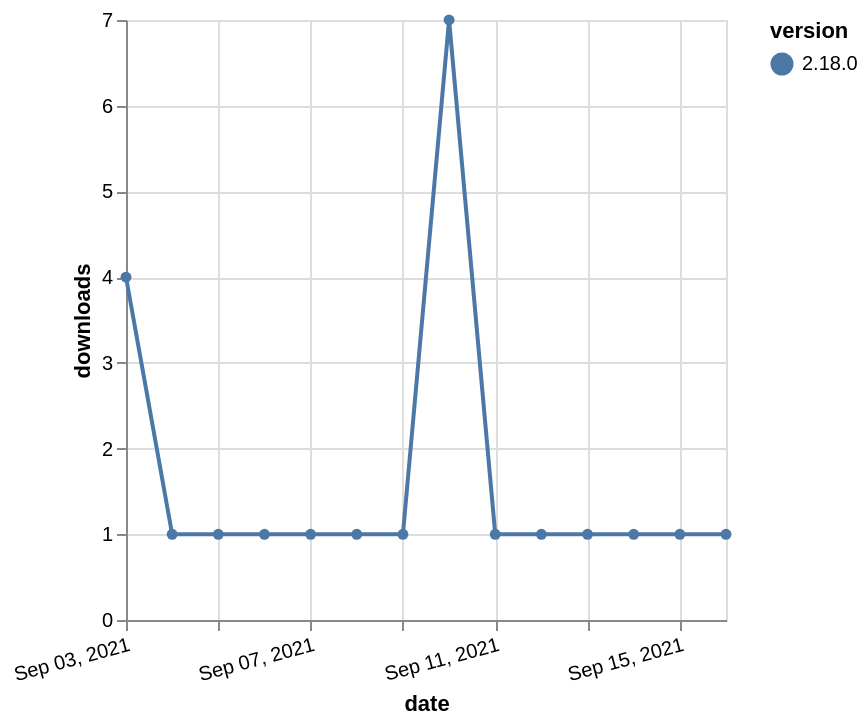

Source (Vega-Lite JSON):
### Vega-Lite specification from a JSON file in a GitHub repository (floating-point values rounded to 4 significant figures)
{"$schema": "https://vega.github.io/schema/vega-lite/v5.json", "description": "A simple bar chart with embedded data.", "data": {"values": [{"date": "2021-09-03", "total": 503, "delta": 4, "version": "2.18.0"}, {"date": "2021-09-04", "total": 504, "delta": 1, "version": "2.18.0"}, {"date": "2021-09-05", "total": 505, "delta": 1, "version": "2.18.0"}, {"date": "2021-09-06", "total": 506, "delta": 1, "version": "2.18.0"}, {"date": "2021-09-07", "total": 507, "delta": 1, "version": "2.18.0"}, {"date": "2021-09-08", "total": 508, "delta": 1, "version": "2.18.0"}, {"date": "2021-09-09", "total": 509, "delta": 1, "version": "2.18.0"}, {"date": "2021-09-10", "total": 516, "delta": 7, "version": "2.18.0"}, {"date": "2021-09-11", "total": 517, "delta": 1, "version": "2.18.0"}, {"date": "2021-09-12", "total": 518, "delta": 1, "version": "2.18.0"}, {"date": "2021-09-13", "total": 519, "delta": 1, "version": "2.18.0"}, {"date": "2021-09-14", "total": 520, "delta": 1, "version": "2.18.0"}, {"date": "2021-09-15", "total": 521, "delta": 1, "version": "2.18.0"}, {"date": "2021-09-16", "total": 522, "delta": 1, "version": "2.18.0"}]}, "width": "container", "mark": {"type": "line", "point": {"filled": true}}, "encoding": {"x": {"field": "date", "type": "temporal", "timeUnit": "yearmonthdate", "title": "date", "axis": {"labelAngle": -15}}, "y": {"field": "delta", "type": "quantitative", "title": "downloads"}, "color": {"field": "version", "type": "nominal"}, "tooltip": {"field": "delta"}}}
